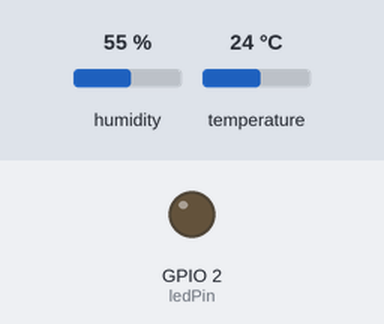
Simulated run of this sketch. Board: ESP32. Shown: output pins drawn as LEDs (lit = HIGH). Inputs (shaded band) come from the test bench; at power-on: humidity 55 %, temperature 24 °C. WiFi joins after 1.5 s; servers stay silent unless stated; uploads are accepted with an empty reply; what the sketch prints to the serial monitor is not drawn.

Above: at 2.37 s.
At 35.1 s:
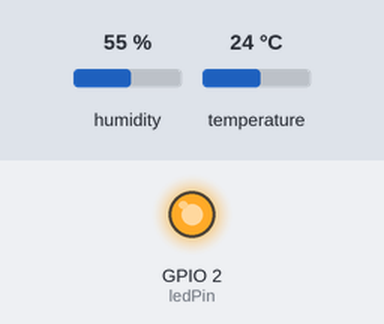
Timing chart, 0 to 84.2 s (numbered marks = the images above):
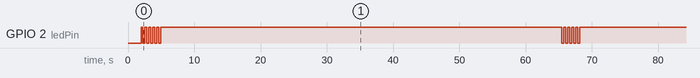

The sketch:

esp32.ino
```cpp
#include <WiFi.h>
#include <HTTPClient.h>
#include "DHT.h"

// 1. Configurações de WiFi e API
const char* ssid = "Wifi";
const char* password = "Senha";
const char* serverUrl = "http://0.0.0.0:5000/api/leitura";

// 2. Configuração dos Sensores e Atuadores
#define ledPin 2
#define DHTPIN 4
#define DHTTYPE DHT11
DHT dht(DHTPIN, DHTTYPE);

void setup() {
  pinMode(ledPin, OUTPUT);
  Serial.begin(115200);
  dht.begin();

  // Conecta ao Wi-Fi
  WiFi.begin(ssid, password);
  while (WiFi.status() != WL_CONNECTED) {
    delay(1000);
    Serial.println("Conectando ao WiFi...");
  }
  Serial.println("Conectado ao WiFi!");
  digitalWrite(ledPin, HIGH);

}

void loop() {
  // Lê as informações do sensor
  float h = dht.readHumidity();
  float t = dht.readTemperature();
  String local = "Sala de Maquinas";

  // Verifica se a leitura foi bem-sucedida
  if (isnan(h) || isnan(t)) {
    Serial.println("Falha ao ler o sensor DHT!");
    delay(5000);
    return;
  }

  // Converte as leituras para o formato JSON
  String jsonPayload = "{";
  jsonPayload += "\"Setor\": \"" + local + "\",";   // usa a variável local
  jsonPayload += "\"umidade\": " + String(h, 2) + ",";
  jsonPayload += "\"temperatura\": " + String(t, 2);
  jsonPayload += "}";

  // Envia a requisição HTTP POST
  HTTPClient http;
  http.begin(serverUrl);
  http.addHeader("Content-Type", "application/json");

  int httpResponseCode = http.POST(jsonPayload);

  if (httpResponseCode > 0) {
    Serial.print("Código de Resposta HTTP: ");
    Serial.println(httpResponseCode);
    String response = http.getString();
    Serial.println(response);
    for (int i=0; i<5;i++){
        digitalWrite(ledPin, LOW);
        delay(300);
        digitalWrite(ledPin, HIGH);
        delay(300);
    }

  } else {
    Serial.print("Erro no envio HTTP. Código: ");
    Serial.println(httpResponseCode);
  }

  http.end(); // Fecha a conexão

  // Espera 60 segundos antes da próxima leitura
  delay(60000);
}
```

Measured:
- by itself, GPIO 2 (ledPin): repeats every 63.2 s: 4 × (HIGH 0.30 s, LOW 0.30 s), HIGH 60.5 s, LOW 0.30 s
- by itself, everything shown: repeats every 63.2 s, in 10 steps
